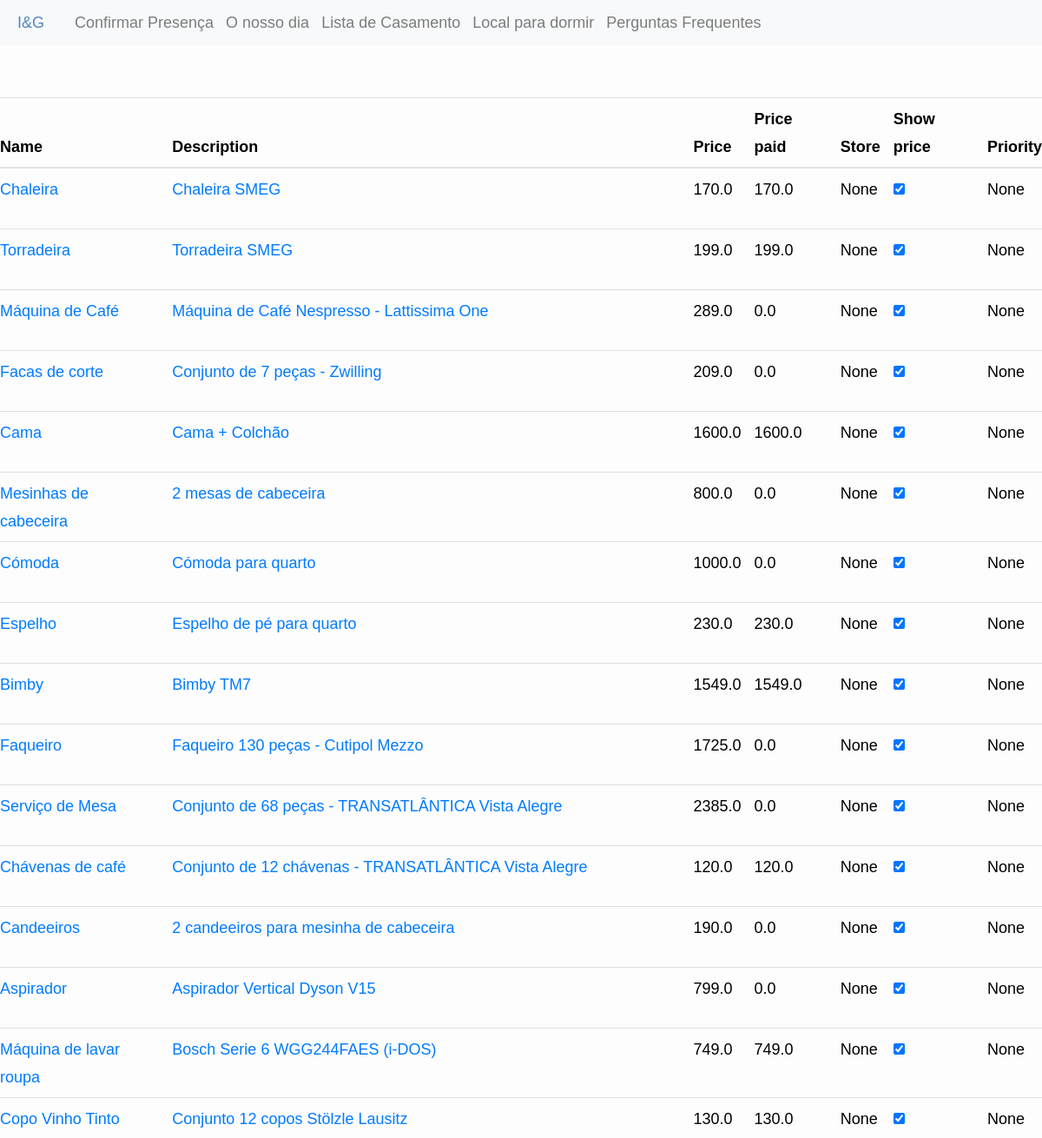
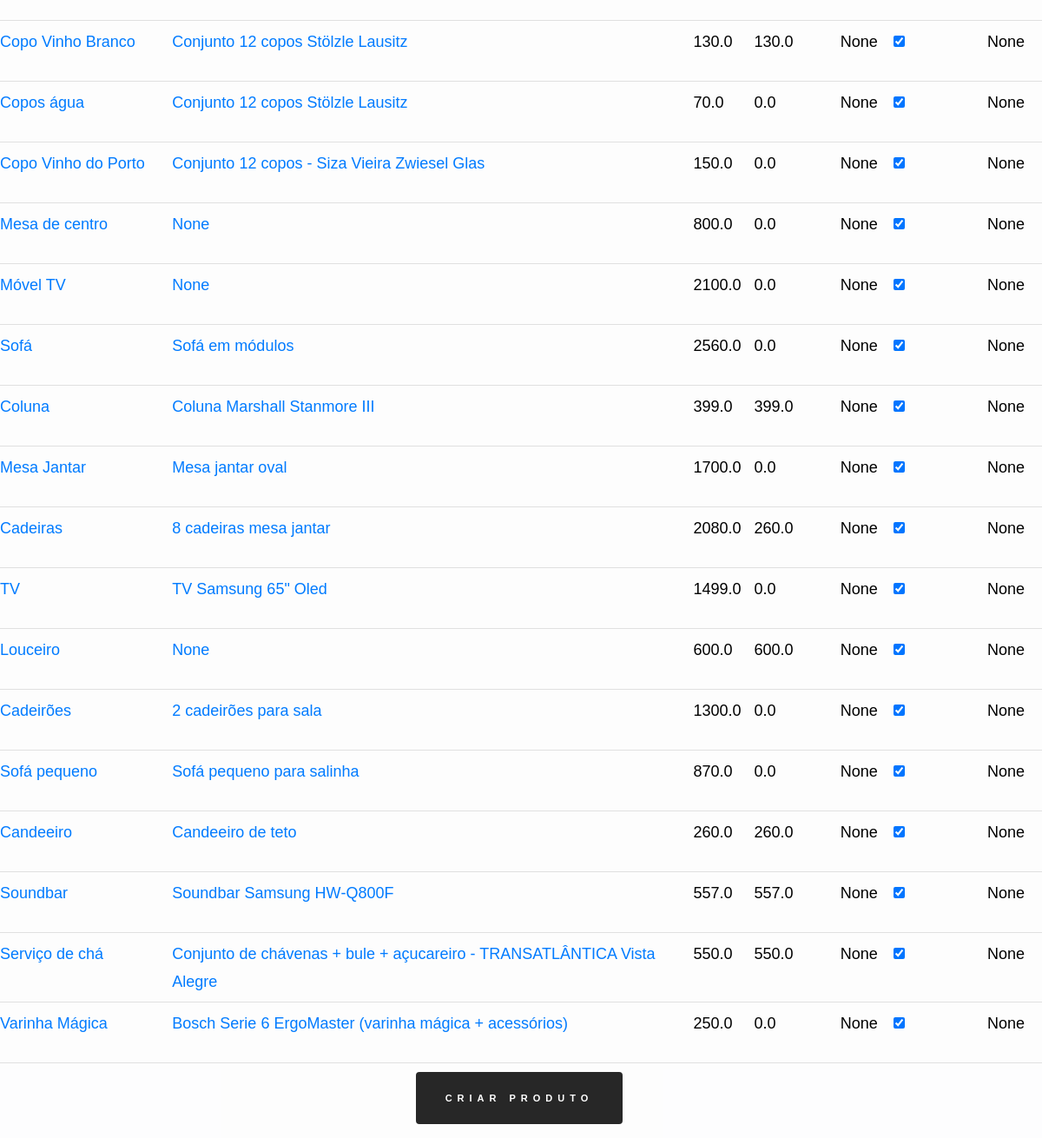
/edit/products, run on the app's committed database (2 pictures, top to bottom).
### inesegoncalo/models/products.py (models this page shows, shortened)
class Product(db.Model, model.Model, model.Base):
    __tablename__ = 'products'
    __table_args__ = {'extend_existing': True}
    id = Column(Integer, primary_key=True)
    name = Column(String(80), unique=True, nullable=False)
    description = Column(Text)
    price = Column(Float)
    price_paid = Column(Float, default=0.0)
    store = Column(Text)
    show_price = Column(Boolean, default=True)
    priority = Column(Integer, default=10)
    category_id = Column(Integer, ForeignKey('categories.id'), nullable=True)
    images = relationship('ProductImage', back_populates="product")
    contributions = relationship('Contribution', back_populates="product")
    category = relationship('Category', back_populates="products")

### inesegoncalo/modules/edit.py (the view)
@bp.route("/products", methods=("GET", "POST"))
def products():
    products = Product.query.all()
    return render_template("edit/products.html", products=products)

### inesegoncalo/templates/edit/products.html (shortened to what this page needs)
{% extends 'layout.html' %}
{% block content %}
<div class="product_background">
<table class="table">
    <thead>
        <tr>
            <th>Name</th>
            <th>Description</th>
            <th>Price</th>
            <th>Price paid</th>
            <th>Store</th>
            <th>Show price</th>
            <th>Priority</th>
        </tr>
    </thead>
    <tbody>
        {% for product in products %}
            <tr>
                <td class="no_padding"><a href="{{url_for('edit.product',product_id=product.id)}}">{{product.name}}</a></td>
                <td class="no_padding"><a href="{{url_for('edit.product',product_id=product.id)}}">{{product.description}}</a></td>
                <td class="no_padding">{{product.price}}</td>
                <td class="no_padding">{{product.price_paid}}</td>
                <td class="no_padding">{{product.store}}</td>
                <td class="no_padding"><input type="checkbox" value="0" {{ "checked" if product.show_price }}></td>
                <td class="no_padding">{{product.priority}}</td>
            </tr>
        {% endfor %}
    </tbody>
</table>
{% set url = url_for('create.product') %}
<button class="rsvp_button" data-url="{{url}}" onclick="redirectTo(this)"> Criar produto </button>
</div>
{% endblock %}

### inesegoncalo/static/style/main.css (style rules this page uses)
html { font-size: 10px; }
html, body { height: 100%; }
body { background: #ffffff; font-family: 'Metropolis', sans-serif; font-size: 1.8rem; font-style: normal; font-weight: normal; line-height: 1.778; color: #000000; margin: 0; padding: 0; position: relative; }
table { border-width: 0; width: 100%; max-width: 100%; font-family: 'Metropolis', sans-serif ; border-collapse: collapse; }
th, td { padding: 1.5rem 3.2rem; text-align: left; border-bottom: 1px solid #e0e0e0; }
th { color: #000000; font-family: 'Metropolis', sans-serif ; font-weight: 700; }
th:first-child, td:first-child { padding-left: 0; }
th:last-child, td:last-child { padding-right: 0; }
button, .btn { margin-bottom: 1.6rem; }
input, textarea, select, pre, blockquote, figure, table, p, ul, ol, dl, form, .video-container, .ss-custom-select { margin-bottom: 3.2rem; }
input[type="checkbox"], input[type="radio"] { display: inline; }
::placeholder { color: #8c8c8c; }
.btn, button, input[type="submit"], input[type="reset"], input[type="button"] { display: inline-block; font-family: 'Metropolis', sans-serif ; font-weight: 700; font-size: 1.1rem; text-transform: uppercase; letter-spacing: .6rem; height: 6rem; line-height: 5.6rem; padding: 0 3.2rem; margin: 0 .4rem 1.6rem 0; color: #ffffff; text-decoration: none; text-align: center; white-space: nowrap; cursor: pointer; transition: all .3s ease-in-out; -webkit-font-smoothing: antialiased; -moz-osx-font-smoothing: grayscale; border-radius: 4px; background-color: #272727; border: 0.2rem solid #272727; }

### inesegoncalo/static/style/card.css (style rules this page uses)
body { background-color: #f8f9fa!important }
.product_background { box-shadow: inset 0 0 0 1000px rgb(255 255 255 / 74%); min-height:100vh; background-attachment: fixed; background-repeat: no-repeat!important; background-size: cover!important; display: flex; justify-content: center; flex-wrap: wrap; padding-top: 6rem; flex-direction: row; align-items: center; }

### inesegoncalo/static/style/lista_casamento.css (style rules this page uses)
a, a:hover { text-decoration: none; transition: color 0.3s ease-in-out; }

### data on the page
Product: name "Chaleira", description "Chaleira SMEG", price "170.0", price_paid "170.0", store "None", priority "None"
Product: name "Torradeira", description "Torradeira SMEG", price "199.0", price_paid "199.0", store "None", priority "None"
Product: name "Máquina de Café", description "Máquina de Café Nespresso - Lattissima One", price "289.0", price_paid "0.0", store "None", priority "None"
Product: name "Facas de corte", description "Conjunto de 7 peças - Zwilling", price "209.0", price_paid "0.0", store "None", priority "None"
Product: name "Cama", description "Cama + Colchão", price "1600.0", price_paid "1600.0", store "None", priority "None"
Product: name "Mesinhas de cabeceira", description "2 mesas de cabeceira", price "800.0", price_paid "0.0", store "None", priority "None"
Product: name "Cómoda", description "Cómoda para quarto", price "1000.0", price_paid "0.0", store "None", priority "None"
Product: name "Espelho", description "Espelho de pé para quarto", price "230.0", price_paid "230.0", store "None", priority "None"
Product: name "Bimby", description "Bimby TM7", price "1549.0", price_paid "1549.0", store "None", priority "None"
Product: name "Faqueiro", description "Faqueiro 130 peças - Cutipol Mezzo", price "1725.0", price_paid "0.0", store "None", priority "None"
Product: name "Serviço de Mesa", description "Conjunto de 68 peças - TRANSATLÂNTICA Vista Alegre", price "2385.0", price_paid "0.0", store "None", priority "None"
Product: name "Chávenas de café", description "Conjunto de 12 chávenas - TRANSATLÂNTICA Vista Alegre", price "120.0", price_paid "120.0", store "None", priority "None"
Product: name "Candeeiros", description "2 candeeiros para mesinha de cabeceira", price "190.0", price_paid "0.0", store "None", priority "None"
Product: name "Aspirador", description "Aspirador Vertical Dyson V15", price "799.0", price_paid "0.0", store "None", priority "None"
Product: name "Máquina de lavar roupa", description "Bosch Serie 6 WGG244FAES (i-DOS)", price "749.0", price_paid "749.0", store "None", priority "None"
Product: name "Copo Vinho Tinto", description "Conjunto 12 copos Stölzle Lausitz", price "130.0", price_paid "130.0", store "None", priority "None"
Product: name "Copo Vinho Branco", description "Conjunto 12 copos Stölzle Lausitz", price "130.0", price_paid "130.0", store "None", priority "None"
Product: name "Copos água", description "Conjunto 12 copos Stölzle Lausitz", price "70.0", price_paid "0.0", store "None", priority "None"
Product: name "Copo Vinho do Porto", description "Conjunto 12 copos - Siza Vieira Zwiesel Glas", price "150.0", price_paid "0.0", store "None", priority "None"
Product: name "Mesa de centro", description "None", price "800.0", price_paid "0.0", store "None", priority "None"
Product: name "Móvel TV", description "None", price "2100.0", price_paid "0.0", store "None", priority "None"
Product: name "Sofá", description "Sofá em módulos", price "2560.0", price_paid "0.0", store "None", priority "None"
Product: name "Coluna", description "Coluna Marshall Stanmore III", price "399.0", price_paid "399.0", store "None", priority "None"
Product: name "Mesa Jantar", description "Mesa jantar oval", price "1700.0", price_paid "0.0", store "None", priority "None"
Product: name "Cadeiras", description "8 cadeiras mesa jantar", price "2080.0", price_paid "260.0", store "None", priority "None"
Product: name "TV", description "TV Samsung 65\" Oled", price "1499.0", price_paid "0.0", store "None", priority "None"
Product: name "Louceiro", description "None", price "600.0", price_paid "600.0", store "None", priority "None"
Product: name "Cadeirões", description "2 cadeirões para sala", price "1300.0", price_paid "0.0", store "None", priority "None"
Product: name "Sofá pequeno", description "Sofá pequeno para salinha", price "870.0", price_paid "0.0", store "None", priority "None"
Product: name "Candeeiro", description "Candeeiro de teto", price "260.0", price_paid "260.0", store "None", priority "None"
Product: name "Soundbar", description "Soundbar Samsung HW‑Q800F", price "557.0", price_paid "557.0", store "None", priority "None"
Product: name "Serviço de chá", description "Conjunto de chávenas + bule + açucareiro - TRANSATLÂNTICA Vista Alegre", price "550.0", price_paid "550.0", store "None", priority "None"
Product: name "Varinha Mágica", description "Bosch Serie 6 ErgoMaster (varinha mágica + acessórios)", price "250.0", price_paid "0.0", store "None", priority "None"
